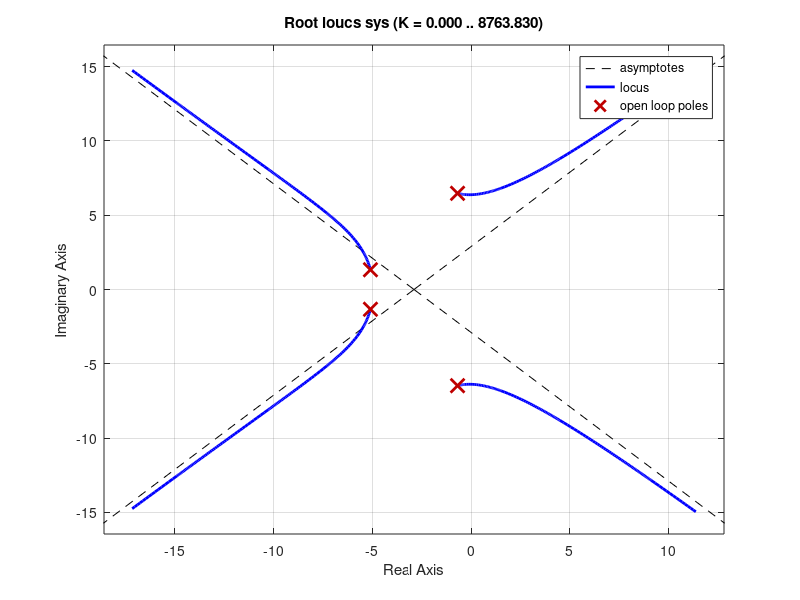
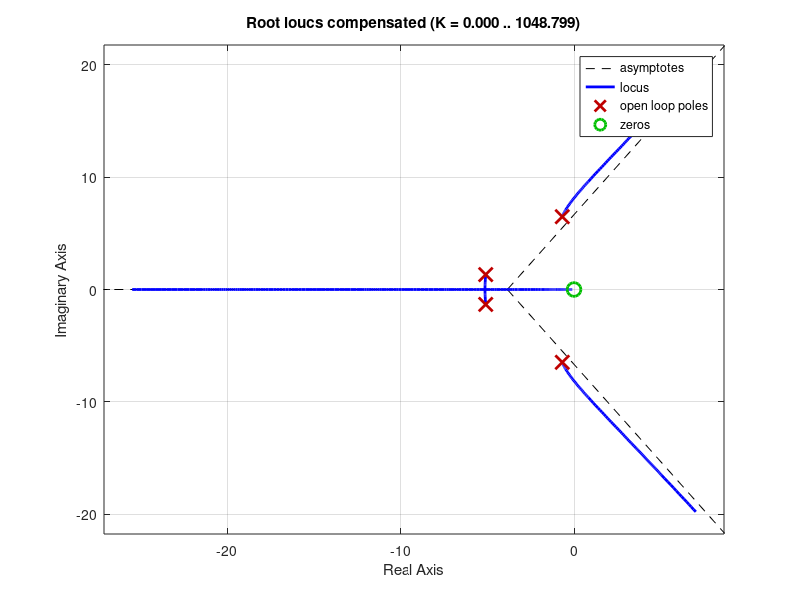
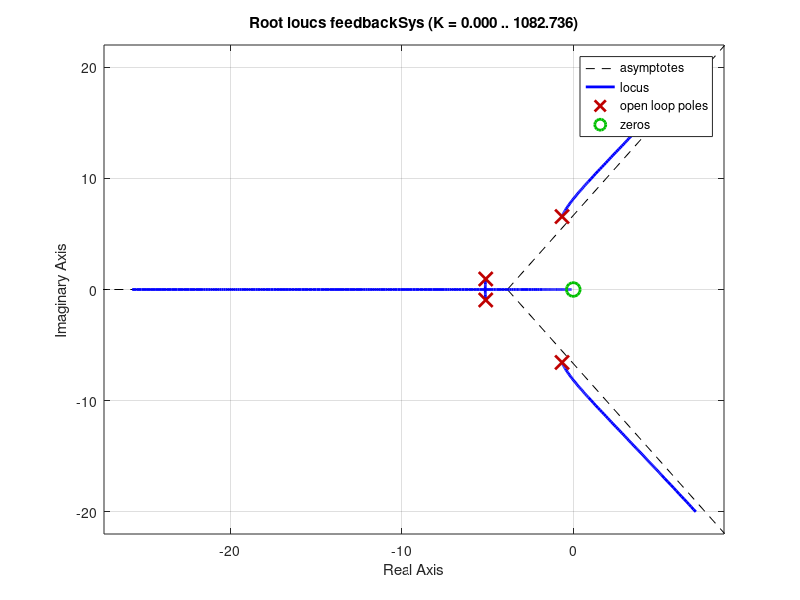

The MATLAB source for these figures, in order:
clear

sys = tf([0,0,0,0,360.030121478794], [1,11.5758154704500,84.2362155121299,470.992803495151,1178.09505338830])%From Lab 3
sys =  sys * 1/4 * 0.228;

kp = 0.005;
kd = 0.5;
%ki = 2.81;
%I = tf([1 ki/kp], 1);
%G = tf(1, [1 0]);
s = tf('s');
%compensated = kp * I * G * sys;
compensated = (s*kd + kp) * sys;
feedbackSys = feedback(compensated,1);
%figure(1)
%t = 0.01: 0.01: 10;
%pzmap(feedbackSys)
%step(20 * feedbackSys * pi/180 )
%hold on 
%step(20 * pi/180 * sys)
%hold off
%figure(2)
figure(1)
rlocus(sys)
figure(2)
rlocus(compensated)
figure(3)
rlocus(feedbackSys)

